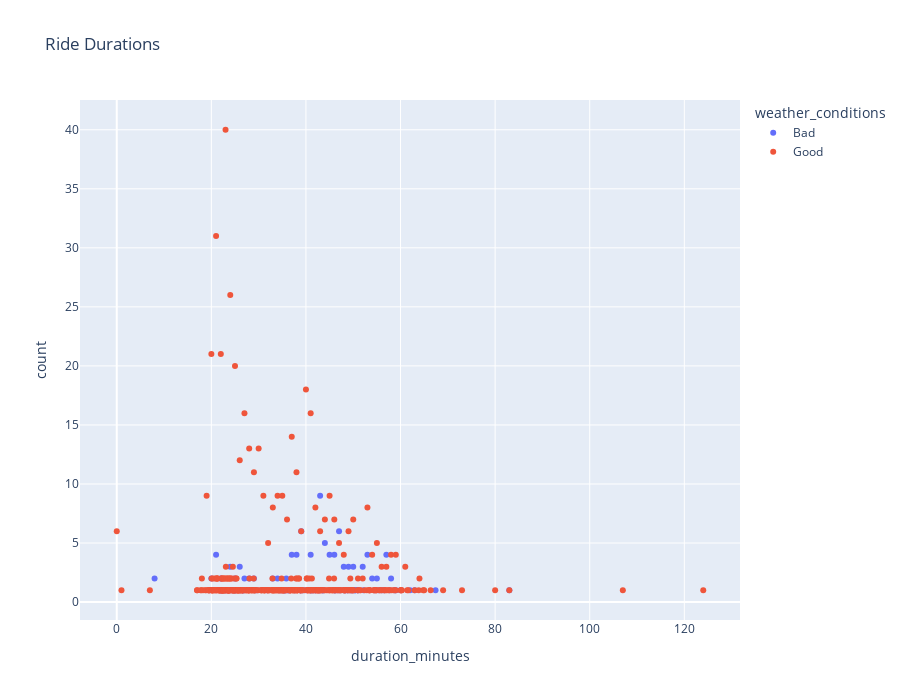

Write notebook code for a chart like this one.
### Code cell
px.scatter(duration_weather, x='duration_minutes', y='count', color='weather_conditions', title='Ride Durations', height=700)

### Figure 1 — Plotly figure (JSON) as saved in the notebook; plotly's stock layout.template omitted (floating-point values rounded to 4 significant figures; data arrays with more than 128 entries replaced by an {"elided": "..."} marker saying what was removed)
{"data": [{"hovertemplate": "weather_conditions=Bad<br>duration_minutes=%{x}<br>count=%{y}<extra></extra>", "legendgroup": "Bad", "marker": {"color": "#636efa", "symbol": "circle"}, "mode": "markers", "name": "Bad", "orientation": "v", "showlegend": true, "type": "scatter", "x": [43, 39, 47, 44, 21, 37, 38, 41, 45, 46, 53, 57, 24, 26, 48, 49, 50, 52, 8, 20, 22, 25, 27, 28, 29, 33, 34, 35.85, 54, 55, 58, 19.7, 21.88, 22.03, 22.18, 22.2, 22.77, 23, 23.4, 23.62, 24.23, 24.72, 24.92, 24.95, 25.18, 26.08, 26.57, 26.8, 26.83, 29.13, 29.58, 31.8, 34.25, 34.72, 35, 35.53, 35.55, 35.57, 36.2, 36.25, 36.43, 37.58, 38.83, 38.87, 38.88, 39.38, 40, 40.97, 41.12, 41.2, 41.47, 41.97, 42, 42.67, 42.85, 43.43, 43.63, 43.67, 46.02, 46.08, 46.37, 46.85, 47.23, 47.95, 48.23, 48.38, 48.77, 48.9, 49.48, 49.68, 49.92, 50.37, 50.4, 50.43, 50.97, 51, 52.17, 54.5, 55.28, 56, 56.5, 57.68, 58.77, 59, 60, 62, 62.98, 67.4, 83], "xaxis": "x", "y": [9, 6, 6, 5, 4, 4, 4, 4, 4, 4, 4, 4, 3, 3, 3, 3, 3, 3, 2, 2, 2, 2, 2, 2, 2, 2, 2, 2, 2, 2, 2, 1, 1, 1, 1, 1, 1, 1, 1, 1, 1, 1, 1, 1, 1, 1, 1, 1, 1, 1, 1, 1, 1, 1, 1, 1, 1, 1, 1, 1, 1, 1, 1, 1, 1, 1, 1, 1, 1, 1, 1, 1, 1, 1, 1, 1, 1, 1, 1, 1, 1, 1, 1, 1, 1, 1, 1, 1, 1, 1, 1, 1, 1, 1, 1, 1, 1, 1, 1, 1, 1, 1, 1, 1, 1, 1, 1, 1, 1], "yaxis": "y"}, {"hovertemplate": "weather_conditions=Good<br>duration_minutes=%{x}<br>count=%{y}<extra></extra>", "legendgroup": "Good", "marker": {"color": "#EF553B", "symbol": "circle"}, "mode": "markers", "name": "Good", "orientation": "v", "showlegend": true, "type": "scatter", "x": {"elided": "438 float values"}, "xaxis": "x", "y": {"elided": "438 int values"}, "yaxis": "y"}], "layout": {"height": 700, "legend": {"title": {"text": "weather_conditions"}, "tracegroupgap": 0}, "title": {"text": "Ride Durations"}, "xaxis": {"anchor": "y", "domain": [0, 1], "title": {"text": "duration_minutes"}}, "yaxis": {"anchor": "x", "domain": [0, 1], "title": {"text": "count"}}}}
